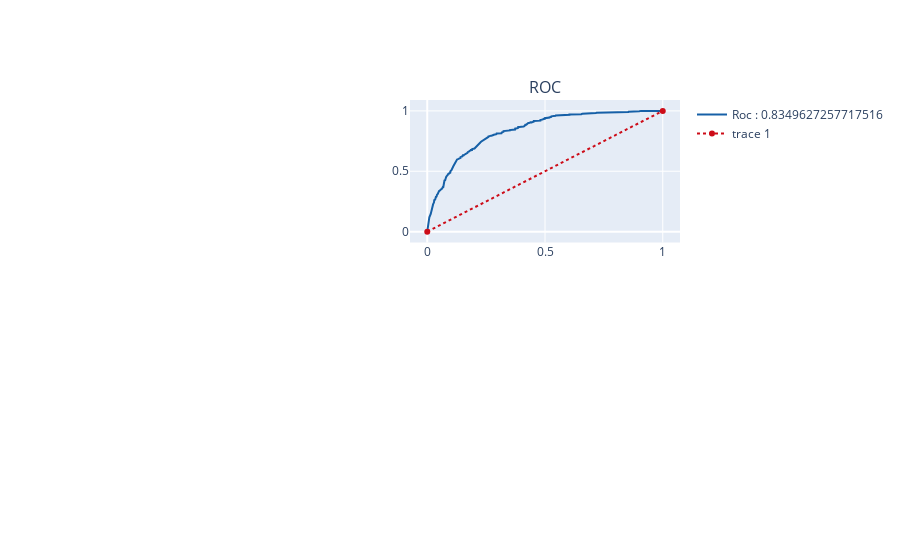

Notebook cell for this chart:
### Code cell
import plotly.tools as tls
import plotly as py

fig = tls.make_subplots(rows=2, cols=2, specs=[[{}, {}], [{'colspan': 2}, None]],
                            subplot_titles=('',
                                            'ROC',
                                            ''))

fig.append_trace(trace2,1,2)
fig.append_trace(trace3,1,2)

py.offline.iplot(fig)

### Figure 1 — Plotly figure (JSON) as saved in the notebook; plotly's stock layout.template omitted (floating-point values rounded to 4 significant figures; data arrays with more than 128 entries replaced by an {"elided": "..."} marker saying what was removed)
{"data": [{"line": {"color": "rgb(22, 96, 167)", "width": 2}, "name": "Roc : 0.8349627257717516", "type": "scatter", "x": {"elided": "418 float values"}, "xaxis": "x2", "y": {"elided": "418 float values"}, "yaxis": "y2"}, {"line": {"color": "rgb(205, 12, 24)", "dash": "dot", "width": 2}, "type": "scatter", "x": [0, 1], "xaxis": "x2", "y": [0, 1], "yaxis": "y2"}], "layout": {"annotations": [{"font": {"size": 16}, "showarrow": false, "text": "ROC", "x": 0.775, "xanchor": "center", "xref": "paper", "y": 1, "yanchor": "bottom", "yref": "paper"}], "xaxis": {"anchor": "y", "domain": [0, 0.45]}, "xaxis2": {"anchor": "y2", "domain": [0.55, 1]}, "xaxis3": {"anchor": "y3", "domain": [0, 1]}, "yaxis": {"anchor": "x", "domain": [0.625, 1]}, "yaxis2": {"anchor": "x2", "domain": [0.625, 1]}, "yaxis3": {"anchor": "x3", "domain": [0, 0.375]}}}
